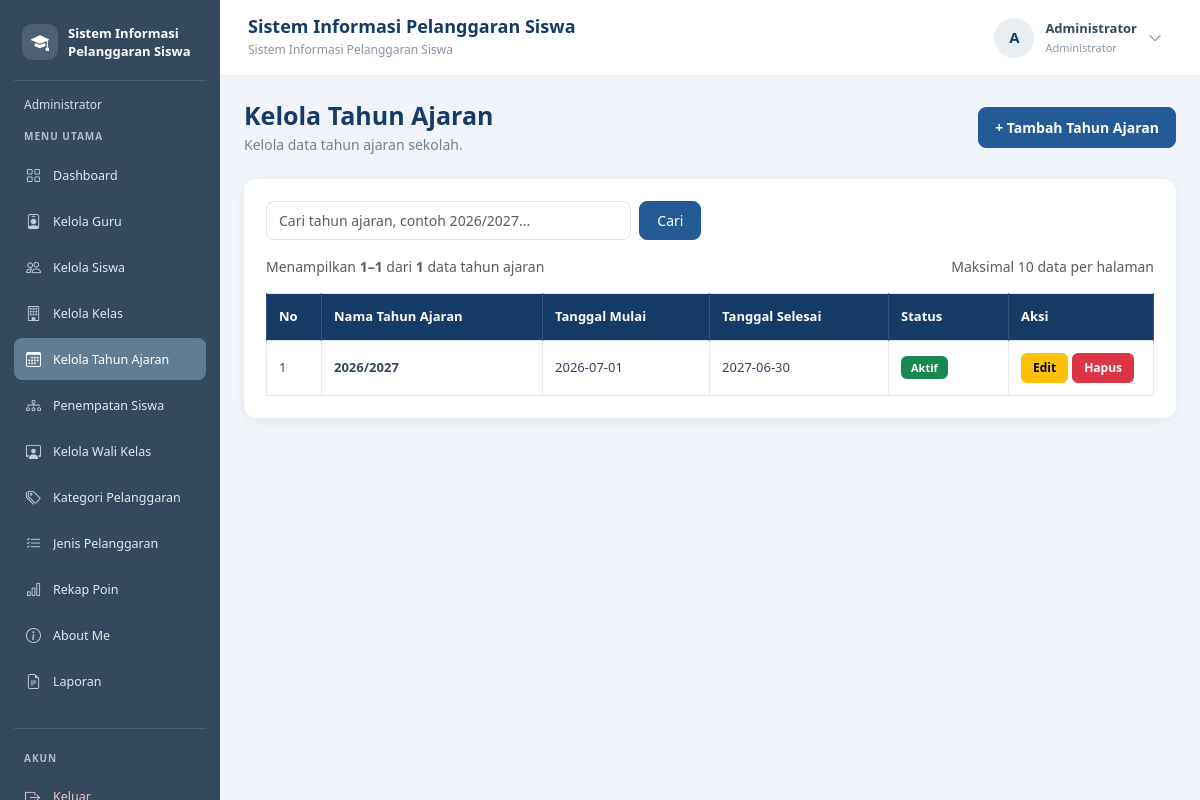
/tahun_ajaran.php (signed in), run on the app's committed database.
### tables this page shows
CREATE TABLE `t_tahun_ajaran` (
  `id` int(11) NOT NULL,
  `nama` varchar(20) NOT NULL,
  `tanggal_mulai` date NOT NULL,
  `tanggal_selesai` date NOT NULL,
  `status_aktif` tinyint(1) NOT NULL,
  `created_at` timestamp NULL DEFAULT current_timestamp(),
  `updated_at` timestamp NULL DEFAULT current_timestamp()
);

### tahun_ajaran.php (the view, shortened to what this page needs)
<?php
include "config/koneksi.php";
$cari = trim($_GET['cari'] ?? '');
$batas = 10;
$halaman = max(1, (int)($_GET['halaman'] ?? 1));
$where = "";
$keyword = "%" . $cari . "%";
$sqlJumlah = "SELECT COUNT(*) AS total
              FROM t_tahun_ajaran" . $where;
$stmtJumlah = mysqli_prepare($koneksi, $sqlJumlah);
mysqli_stmt_execute($stmtJumlah);
$hasilJumlah = mysqli_stmt_get_result($stmtJumlah);
$dataJumlah = mysqli_fetch_assoc($hasilJumlah);
$totalData = (int)$dataJumlah['total'];
$totalHalaman = max(1, (int)ceil($totalData / $batas));
$halaman = min($halaman, $totalHalaman);
$offset = ($halaman - 1) * $batas;
$sqlData = "SELECT id, nama, tanggal_mulai, tanggal_selesai, status_aktif
            FROM t_tahun_ajaran"
            . $where .
            " ORDER BY id DESC
              LIMIT ? OFFSET ?";
$stmtData = mysqli_prepare($koneksi, $sqlData);
if ($cari !== '') {
    mysqli_stmt_bind_param($stmtData, "sii", $keyword, $batas, $offset);
} else {
    mysqli_stmt_bind_param($stmtData, "ii", $batas, $offset);
}
mysqli_stmt_execute($stmtData);
$result = mysqli_stmt_get_result($stmtData);
$nomorAwal = $offset + 1;
$nomorAkhir = min($offset + $batas, $totalData);
?>
<!DOCTYPE html>
<html lang="id">
<head>
    <link href="https://cdn.jsdelivr.net/npm/bootstrap@5.3.8/dist/css/bootstrap.min.css"
          rel="stylesheet">
</head>
<body>
<?php include "includes/sidebar.php"; ?>
<?php include "includes/navbar.php"; ?>
<main class="konten-utama">
    <div class="d-flex flex-wrap justify-content-between align-items-center gap-3 mb-4">
        <div class="judul-halaman">
            <h2 class="mb-1">Kelola Tahun Ajaran</h2>
            <p class="mb-0">Kelola data tahun ajaran sekolah.</p>
        </div>
        <a href="tambah_tahun_ajaran.php" class="btn btn-primary btn-tambah">
            + Tambah Tahun Ajaran
        </a>
    </div>
    <div class="card card-data">
        <div class="card-body">
            <form action="tahun_ajaran.php" method="GET" class="row g-2 mb-3">
                <div class="col-md-6 col-lg-5">
                    <input
                        type="search"
                        name="cari"
                        class="form-control"
                        placeholder="Cari tahun ajaran, contoh 2026/2027..."
                        value="<?= htmlspecialchars($cari, ENT_QUOTES, 'UTF-8'); ?>">
                </div>
                <div class="col-auto">
                    <button type="submit" class="btn btn-primary btn-cari">
                        Cari
                    </button>
                </div>
            </form>
            <div class="d-flex flex-wrap justify-content-between align-items-center gap-2 mb-3">
                <small class="text-muted">
                    <?php if ($totalData > 0): ?>
                        Menampilkan
                        <strong><?= $nomorAwal; ?>–<?= $nomorAkhir; ?></strong>
                        dari <strong><?= $totalData; ?></strong> data tahun ajaran
                    <?php else: ?>
                        Tidak ada data tahun ajaran yang ditemukan.
                    <?php endif; ?>
                </small>
                <small class="text-muted">
                    Maksimal <?= $batas; ?> data per halaman
                </small>
            </div>
            <div class="table-responsive">
                <table class="table table-bordered table-hover align-middle">
                    <thead>
                        <tr>
                            <th width="55">No</th>
                            <th>Nama Tahun Ajaran</th>
                            <th>Tanggal Mulai</th>
                            <th>Tanggal Selesai</th>
                            <th width="120">Status</th>
                            <th width="145">Aksi</th>
                        </tr>
                    </thead>
                    <tbody>
                    <?php
                    $nomor = $nomorAwal;
                    if (mysqli_num_rows($result) > 0):
                        while ($tahun = mysqli_fetch_assoc($result)):
                    ?>
                        <tr>
                            <td><?= $nomor++; ?></td>
                            <td class="fw-semibold">
                                <?= htmlspecialchars($tahun['nama'], ENT_QUOTES, 'UTF-8'); ?>
                            </td>
                            <td>
                                <?= htmlspecialchars($tahun['tanggal_mulai'], ENT_QUOTES, 'UTF-8'); ?>
                            </td>
                            <td>
                                <?= htmlspecialchars($tahun['tanggal_selesai'], ENT_QUOTES, 'UTF-8'); ?>
                            </td>
                            <td>
                                <?php if ($tahun['status_aktif'] == 1): ?>
                                    <span class="badge bg-success">Aktif</span>
                                <?php else: ?>
                                    <span class="badge bg-secondary">Nonaktif</span>
                                <?php endif; ?>
                            </td>
                            <td>
                                <div class="d-flex flex-wrap gap-1">
                                    <a
                                        href="edit_tahun_ajaran.php?id=<?= (int)$tahun['id']; ?>"
                                        class="btn btn-warning btn-aksi">
                                        Edit
                                    </a>
                                    <form
                                        action="hapus_tahun_ajaran.php"
                                        method="POST"
                                        class="d-inline"
                                        onsubmit="return confirm('Yakin ingin menghapus tahun ajaran ini?');">
                                        <button
                                            type="submit"
                                            class="btn btn-danger btn-aksi">
                                            Hapus
                                        </button>
                                    </form>
                                </div>
                            </td>
                        </tr>
                    <?php
                        endwhile;
                    endif; ?>
                    </tbody>
                </table>
            </div>
        </div>
    </div>
</main>
</body>
</html>

### tahun_ajaran.php (style rules this page uses)
body { margin: 0; background-color: #F1F5FB; }
.konten-utama, .konten-utama * { box-sizing: border-box; }
.konten-utama { position: relative; display: block; margin-left: 220px !important; width: calc(100% - 220px) !important; min-width: 0; min-height: 100vh; padding: 100px 24px 30px; }
.judul-halaman h2 { color: #173B67; font-size: 25px; font-weight: 700; }
.judul-halaman p { color: #718096; font-size: 14px; }
.btn-tambah { background-color: #245B96; border-color: #245B96; border-radius: 8px; padding: 9px 16px; font-size: 14px; font-weight: 600; }
.card-data { border: none; border-radius: 12px; box-shadow: 0 3px 12px rgba(23, 59, 103, 0.07); }
.card-data .card-body { padding: 22px; }
.konten-utama .form-control { border-radius: 8px; border-color: #D8E1EE; font-size: 14px; min-height: 39px; }
.btn-cari { background-color: #245B96; border-color: #245B96; border-radius: 8px; font-size: 14px; padding: 8px 17px; }
.konten-utama .table { margin-bottom: 0; font-size: 13px; }
.konten-utama .table thead th { background-color: #173B67; color: #FFFFFF; font-weight: 600; padding: 13px 12px; white-space: nowrap; border-color: #31577F; }
.konten-utama .table tbody td { padding: 12px; color: #35465C; border-color: #E5EAF1; }
.konten-utama .badge { font-size: 11px; font-weight: 600; padding: 6px 10px; border-radius: 6px; }
.btn-aksi { border-radius: 6px; font-size: 12px; padding: 5px 11px; font-weight: 600; }

### data on the page
t_tahun_ajaran: nama "2026/2027", tanggal_mulai "2026-07-01", tanggal_selesai "2027-06-30", status_aktif "Aktif"

### other printed values
$labelRole "Administrator"
$menu[0] "Dashboard"
$menu[0] "Kelola Guru"
$menu[0] "Kelola Siswa"
$menu[0] "Kelola Kelas"
$menu[0] "Kelola Tahun Ajaran"
$menu[0] "Penempatan Siswa"
$menu[0] "Kelola Wali Kelas"
$menu[0] "Kategori Pelanggaran"
$menu[0] "Jenis Pelanggaran"
$menu[0] "Rekap Poin"
$menu[0] "About Me"
$menu[0] "Laporan"
$judulNavbar "Sistem Informasi Pelanggaran Siswa"
$inisial "A"
